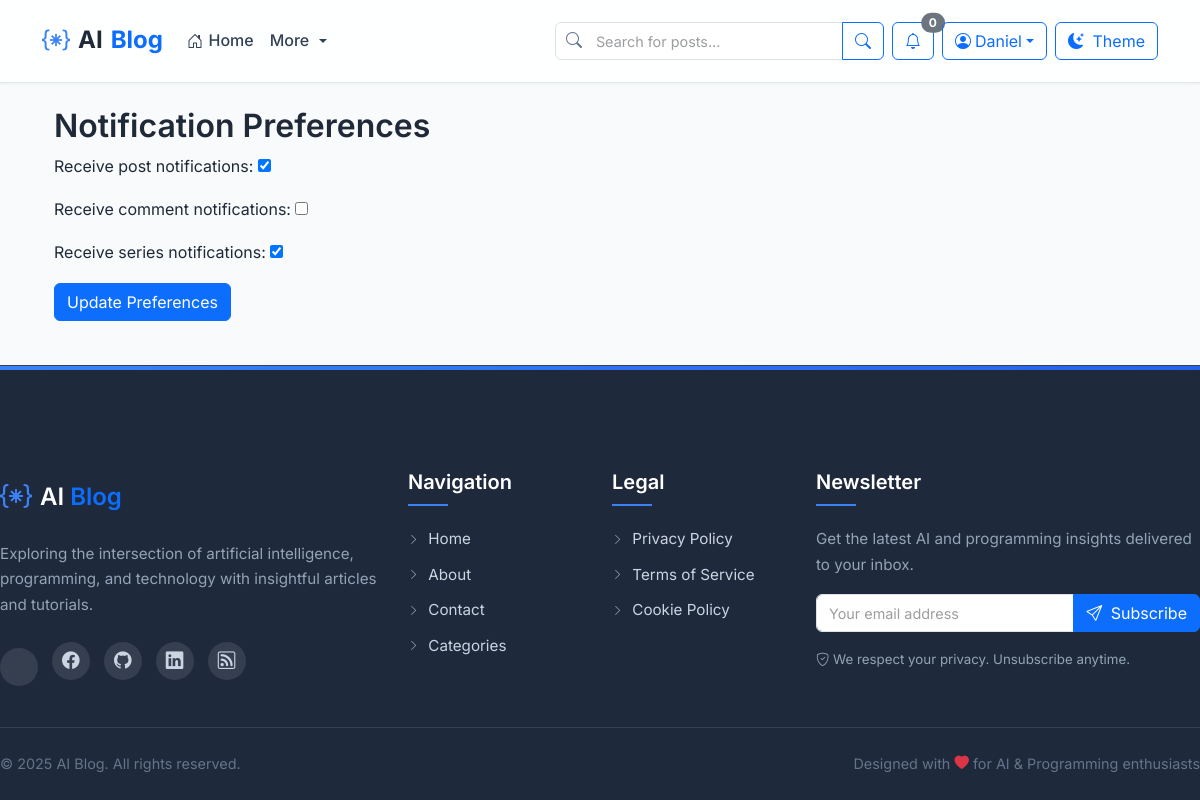
The app's page /profile/notifications/ (signed in) with its own data.
### blog/models.py (models this page shows, shortened)
class UserNotificationSettings(models.Model):
    user = models.OneToOneField(User, on_delete=models.CASCADE, related_name='notification_settings')
    receive_post_notifications = models.BooleanField(default=True)
    receive_comment_notifications = models.BooleanField(default=True)
    receive_series_notifications = models.BooleanField(default=True)

### blog/views.py (the view)
# urls.py: path('profile/notifications/', views.update_notification_preferences, name='update_notification_preferences'),
@login_required
def update_notification_preferences(request):
    settings, created = UserNotificationSettings.objects.get_or_create(user=request.user)
    if request.method == 'POST':
        form = UserNotificationSettingsForm(request.POST, instance=settings)
        if form.is_valid():
            form.save()
            messages.success(request, 'Notification preferences updated successfully.')
            return redirect('blog:user_profile', username=request.user.username)
    else:
        form = UserNotificationSettingsForm(instance=settings)
    return render(request, 'blog/notification_preferences_form.html', {'form': form})

### blog/templates/blog/notification_preferences_form.html (shortened to what this page needs)
{% extends 'blog/base.html' %}
{% block content %}
<div class="container">
    <h2>Notification Preferences</h2>
    <form method="post">
        {{ form.as_p }}
        <button type="submit" class="btn btn-primary">Update Preferences</button>
    </form>
</div>
{% endblock %}

### blog/templates/blog/base.html (shortened to what this page needs)
{% load static %}
<!DOCTYPE html>
<html lang="en">
<head>
    <link href="https://cdn.jsdelivr.net/npm/bootstrap@5.3.0/dist/css/bootstrap.min.css" rel="stylesheet">
    <link href="https://cdn.jsdelivr.net/npm/bootstrap-icons@1.10.0/font/bootstrap-icons.css" rel="stylesheet">
    <link href="https://cdnjs.cloudflare.com/ajax/libs/prism/1.29.0/themes/prism-tomorrow.min.css" rel="stylesheet">
    <link rel="stylesheet" href="{% static 'blog/css/main.css' %}">
    <link rel="stylesheet" href="{% static 'blog/css/post_detail.css' %}">
    <link rel="stylesheet" href="{% static 'blog/css/base_custom.css' %}">
    {% block extra_head %}{% endblock %} </head>
<body>
    <header>
        <nav class="navbar navbar-expand-lg navbar-light sticky-top" aria-label="Main navigation">
            <div class="container">
                <a class="navbar-brand" href="{% url 'blog:home' %}" aria-label="AI Blog Home">
                    <i class="bi bi-braces-asterisk" aria-hidden="true"></i> AI <span class="text-primary">Blog</span>
                </a>
                <div class="collapse navbar-collapse" id="navbarNav">
                    <ul class="navbar-nav me-auto mb-2 mb-lg-0">
                        <li class="nav-item">
                            <a class="nav-link " href="{% url 'blog:home' %}" aria-current="" aria-label="Home">
                                <i class="bi bi-house-door" aria-hidden="true"></i> <span class="visually-hidden">Home</span> Home
                            </a>
                        </li>
                        <li class="nav-item dropdown">
                            <a class="nav-link dropdown-toggle" href="#" id="navbarDropdownMore" role="button" data-bs-toggle="dropdown" aria-expanded="false" aria-haspopup="true">
                                More
                            </a>
                        </li>
                    </ul>
                    <form class="d-flex me-lg-2 mb-3 mb-lg-0 search-form-container" role="search" action="{% url 'blog:search_results' %}" method="get" aria-label="Site search">
                        <div class="input-group">
                            <input type="search" name="q" class="form-control" placeholder="Search for posts..."
                                   aria-label="Search posts" value="{{ request.GET.q|default:'' }}">
                            <button class="btn btn-outline-primary" type="submit" aria-label="Search">
                                <i class="bi bi-search" aria-hidden="true"></i>
                            </button>
                        </div>
                    </form>
                    <div class="d-flex align-items-center">
                        {% if user.is_authenticated %}
                            <div class="dropdown me-2">
                                <button class="btn btn-outline-primary position-relative" type="button" id="notificationDropdown" data-bs-toggle="dropdown" aria-expanded="false" aria-label="Notifications" aria-haspopup="true">
                                    <i class="bi bi-bell" aria-hidden="true"></i>
                                    {% if notifications %}
                                        <span class="position-absolute top-0 start-100 translate-middle badge rounded-pill bg-primary">{{ notifications|length }}</span>
                                    {% else %}
                                        <span class="position-absolute top-0 start-100 translate-middle badge rounded-pill bg-secondary">0</span>
                                    {% endif %}
                                </button>
                            </div>
                        {% endif %}
                        {% if user.is_authenticated %}
                            <div class="dropdown">
                                <button class="btn btn-outline-primary dropdown-toggle d-flex align-items-center" type="button"
                                        id="userDropdown" data-bs-toggle="dropdown" aria-expanded="false" aria-label="User menu" aria-haspopup="true">
                                    {% if user.blog_profile and user.blog_profile.avatar %}
                                        <img src="{{ user.blog_profile.avatar.url }}" alt="{{ user.username }} profile picture" class="rounded-circle me-1" style="width: 32px; height: 32px; object-fit: cover;">
                                    {% else %}
                                        <i class="bi bi-person-circle me-1" aria-hidden="true"></i>
                                    {% endif %}
                                    <span class="d-none d-sm-inline">{{ user.username|truncatechars:15 }}</span>
                                </button>
                            </div>
                        {% endif %}
                    </div>
                    <button id="theme-toggle" class="btn btn-outline-primary ms-2" aria-label="Toggle dark/light theme">
                        <i class="bi bi-moon-stars-fill" aria-hidden="true"></i>
                        <span class="d-none d-md-inline ms-1">Theme</span>
                    </button>
                </div>
            </div>
        </nav>
    </header>
    <main class="container py-4 fade-in" id="main-content">
        {% block content %}{% endblock %}
    </main>
    <footer class="footer mt-auto">
        <div class="container py-4"></div>
            <div class="row gy-4">
                <div class="col-lg-4 col-md-6">
                    <div class="d-flex align-items-center mb-3">
                        <i class="bi bi-braces-asterisk me-2" style="font-size: 2rem; color: var(--primary-color);"></i>
                        <h4 class="mb-0 text-white">AI <span class="text-primary">Blog</span></h4>
                    </div>
                    <p>Exploring the intersection of artificial intelligence, programming, and technology with insightful articles and tutorials.</p>
                    <div class="social-links mt-4" aria-label="Social media links">
                        <a href="#" aria-label="Twitter / X" target="_blank" rel="noopener noreferrer" data-bs-toggle="tooltip" title="Twitter / X"></a>
                        <a href="#" aria-label="Facebook" target="_blank" rel="noopener noreferrer" data-bs-toggle="tooltip" title="Facebook"><i class="bi bi-facebook" aria-hidden="true"></i></a>
                        <a href="#" aria-label="GitHub" target="_blank" rel="noopener noreferrer" data-bs-toggle="tooltip" title="GitHub"><i class="bi bi-github" aria-hidden="true"></i></a>
                        <a href="#" aria-label="LinkedIn" target="_blank" rel="noopener noreferrer" data-bs-toggle="tooltip" title="LinkedIn"><i class="bi bi-linkedin" aria-hidden="true"></i></a>
                        <a href="{% url 'blog:rss_feed' %}" aria-label="RSS Feed" target="_blank" rel="noopener noreferrer" data-bs-toggle="tooltip" title="RSS Feed"><i class="bi bi-rss" aria-hidden="true"></i></a>
                    </div>
                </div>
                <div class="col-lg-2 col-md-3 col-6">
                    <h5 class="text-white">Navigation</h5>
                    <ul class="list-unstyled">
                        <li><a href="{% url 'blog:home' %}"><i class="bi bi-chevron-right"></i> Home</a></li>
                        <li><a href="{% url 'blog:about' %}"><i class="bi bi-chevron-right"></i> About</a></li>
                        <li><a href="{% url 'blog:contact' %}"><i class="bi bi-chevron-right"></i> Contact</a></li>
                        <li><a href="{% url 'blog:category_list' %}"><i class="bi bi-chevron-right"></i> Categories</a></li>
                    </ul>
                </div>
                <div class="col-lg-2 col-md-3 col-6">
                    <h5 class="text-white">Legal</h5>
                    <ul class="list-unstyled">
                        <li><a href="{% url 'blog:privacy_policy' %}"><i class="bi bi-chevron-right"></i> Privacy Policy</a></li>
                        <li><a href="{% url 'blog:terms_of_service' %}"><i class="bi bi-chevron-right"></i> Terms of Service</a></li>
                        <li><a href="#"><i class="bi bi-chevron-right"></i> Cookie Policy</a></li>
                    </ul>
                </div>
                <div class="col-lg-4 col-md-12">
                    <h5 class="text-white">Newsletter</h5>
                    <p>Get the latest AI and programming insights delivered to your inbox.</p>
                    <form method="post" action="{% url 'blog:newsletter_signup' %}" aria-label="Newsletter signup form" class="mb-3">
                        <div class="input-group">
                            <input type="email" class="form-control" placeholder="Your email address" name="email"
                                   aria-label="Email address" required>
                            <button class="btn btn-primary" type="submit" aria-label="Subscribe to newsletter">
                                <i class="bi bi-send me-1" aria-hidden="true"></i> Subscribe
                            </button>
                        </div>
                    </form>
                    <p class="small"><i class="bi bi-shield-check"></i> We respect your privacy. Unsubscribe anytime.</p>
                </div>
            </div> <div class="row border-top mt-4 pt-4">
                <div class="col-md-6 text-center text-md-start mb-2 mb-md-0">
                    <p class="copyright-text mb-0">&copy; {% now "Y" %} AI Blog. All rights reserved.</p>
                </div>
                <div class="col-md-6 text-center text-md-end">
                    <p class="copyright-text mb-0">
                        Designed with <i class="bi bi-heart-fill text-danger" aria-hidden="true"></i> for AI &amp; Programming enthusiasts
                    </p>
                </div>
            </div> </div> </footer>
</body>
</html>

### records on screen
UserNotificationSettings: receive_post_notifications "☑", receive_series_notifications "☑"

### other values on screen
{{ user.username|truncatechars:15 }} "Daniel"
